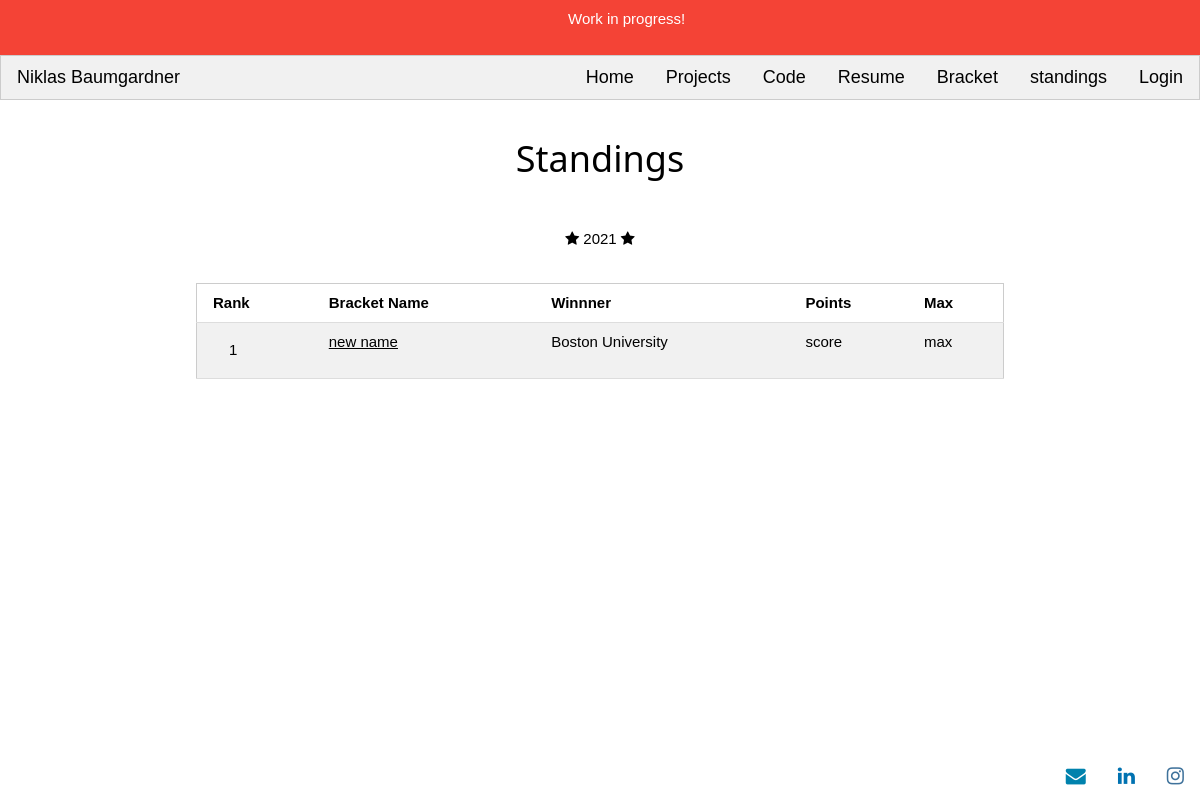
The app's page /projects/bracket/standings with its own data.
### website/models.py (models this page shows)
class Bracket(db.Model):
    id = db.Column(db.Integer, primary_key=True)
    user_id = db.Column(db.Integer, db.ForeignKey('user.id'), nullable=False)
    name = db.Column(db.String(30), nullable=False)
    year = db.Column(db.String(5), nullable=False)
    game1 = db.Column(db.String(30), nullable=False)
    game2 = db.Column(db.String(30), nullable=False)
    game3 = db.Column(db.String(30), nullable=False)
    game4 = db.Column(db.String(30), nullable=False)
    game5 = db.Column(db.String(30), nullable=False)
    game6 = db.Column(db.String(30), nullable=False)
    game7 = db.Column(db.String(30), nullable=False)
    game8 = db.Column(db.String(30), nullable=False)
    game9 = db.Column(db.String(30), nullable=False)
    game10 = db.Column(db.String(30), nullable=False)
    game11 = db.Column(db.String(30), nullable=False)
    game12 = db.Column(db.String(30), nullable=False)
    game13 = db.Column(db.String(30), nullable=False)
    game14 = db.Column(db.String(30), nullable=False)
    game15 = db.Column(db.String(30), nullable=False)
    w_goals = db.Column(db.Integer)
    l_goals = db.Column(db.Integer)

### website/bracket/bracket.py (the view)
@bracket.route('/projects/bracket/standings')
def standings():
    brackets = Bracket.query.all()
    return render_template("standings.html", brackets=brackets, enumerate=enumerate)

### website/templates/standings.html (shortened to what this page needs)
{% extends "base.html" %}
{% block content %}
    <div class="w3-cell-row w3-padding-32">
        <div class="w3-container">
            <br><br>
            <h1>Standings</h1>
        </div>
    </div>
    <header class="hero">
        <div class="hero-wrap">
                <p class="year"><i class="fa fa-star"></i> 2021 <i class="fa fa-star"></i></p>
        </div>
    </header>
    {% if brackets %}
    <div class="w3-cell-row w3-padding-32 content">
    <div class="w3-container w3-cell" style="width:15%"></div>
        <div class="w3-container">
            <table class="w3-table w3-striped w3-bordered w3-border">
                <tr>
                    <th>Rank</th><th>Bracket Name</th><th>Winnner</th><th>Points</th><th>Max</th>
                </tr>
                {% for i, bracket in enumerate(brackets) %}
                    <tr>
                        <td><a class="w3-button" href="{{ url_for('bracket.view_bracket', id=bracket.id) }}">{{ i + 1}}</a></td>
                        <td><a href="{{ url_for('bracket.view_bracket', id=bracket.id) }}">{{ bracket.name }}</a></td>
                        <td>{{ bracket.game15 }}</td>
                        <td>score</td>
                        <td>max</td>
                    </tr>
                {% endfor %}
            </table>
        </div>
    <div class="w3-container w3-cell" style="width:15%"></div>
    </div>
    {% else %}
        <h1>No brackets. Click <a href="{{ url_for('bracket.edit_bracket') }}">here</a> to create a bracket</h1>
    {% endif %}
{% endblock content %}s

### website/templates/base.html (shortened to what this page needs)
<!DOCTYPE html>
<html lang="en">
<head>
    <link rel="stylesheet" href="/static/css/main.css">
    <link rel="stylesheet" href="/static/css/w3.css">
    <link rel="stylesheet" href="https://cdnjs.cloudflare.com/ajax/libs/font-awesome/4.7.0/css/font-awesome.min.css">
</head>
<body>
    <header>
        <div class="w3-top">
            <div class="w3-bar w3-red">
                <a href="/" class="w3-bar-item w3-mobile" style="text-decoration: none;width: 46%"></a>
                <p class="w3-bar-item w3-mobile">Work in progress!</p>
                <a href="/" class="w3-bar-item w3-mobile" style="text-decoration: none;width: 46%"></a>
            </div>
            <div class="w3-bar w3-border w3-light-grey w3-large">
                <a href="/" class="w3-bar-item" style="text-decoration: none;">Niklas Baumgardner</a>
                {% if current_user.is_authenticated %}
                    <a class="w3-bar-item w3-button w3-hover-blue w3-right" href="{{ url_for('auth.logout') }}">Logout</a>
                {% else %}
                    <a class="w3-bar-item w3-button w3-hover-blue w3-right" href="{{ url_for('auth.login') }}">Login</a>
                {% endif %}
                <a class="w3-bar-item w3-button w3-hover-blue w3-right" href="{{ url_for('bracket.standings') }}">standings</a>
                <a class="w3-bar-item w3-button w3-hover-blue w3-right" href="{{ url_for('bracket.view_bracket') }}">Bracket</a>
                <a class="w3-bar-item w3-button w3-mobile w3-hover-blue w3-right w3-hide-small" href="../static/documents/Niklas Baumgardner Resume.pdf" target="_blank">Resume</a>
                <a class="w3-bar-item w3-button w3-mobile w3-hover-blue w3-right w3-hide-small" href="https://github.com/niklasbaumgardner" target="_blank">Code</a>
                <a class="w3-bar-item w3-button w3-mobile w3-hover-blue w3-right w3-hide-small {% block projects %}{% endblock projects %}" href="{{ url_for('home.projects') }}">Projects</a>
                <a class="w3-bar-item w3-button w3-mobile w3-hover-blue w3-right w3-hide-small {% block home %}{% endblock home %}" href="/">Home</a>
            </div>
        </div>
    </header>
    <div class="wrapper">
        <br><br>
        {% block content %}{% endblock content %}
        <br><br>
    </div>
    <footer class="footer">
        <a class="w3-margin w3-right" href="https://www.instagram.com/niklasbaumgardner/" target="_blank" style="text-decoration: none;">
            <i class="fa fa-instagram" style="font-size:20px;color:#3f729b"></i>
        </a>
        <a class="w3-margin w3-right" href="https://www.linkedin.com/in/niklasbaumgardner/" target="_blank" style="text-decoration: none;">
            <i class="fa fa-linkedin" style="font-size:20px;color:#0072b1"></i>
        </a>
        <a class="w3-margin w3-right" href="mailto:niklasbaumgardner@gmail.com" style="text-decoration: none;">
            <i class="fa fa-envelope" style="font-size:20px;color:#0082ad"></i>
        </a>
    </footer>
</body>
</html>

### website/static/css/main.css (style rules this page uses)
html, body, header, footer, hgroup, nav, article, section, figure, figcaption, h1, h2, h3, ul, li, body, div, p, img { margin: 0; padding: 0; font-size: 100%; vertical-align: baseline; border: 0; font-family: Arial,sans-serif; text-align: center; }
h1 { text-align: center; font-size: xx-large; }
html, body { height: 100%; margin: 0; }
.wrapper { min-height: 100%; margin-bottom: -50px; }
.footer { height: 50px; max-height: 50px; }

### website/static/css/w3.css (style rules this page uses)
*,*:before,*:after { box-sizing:inherit }
html { -ms-text-size-adjust:100%;-webkit-text-size-adjust:100% }
body { margin:0 }
article,aside,details,figcaption,figure,footer,header,main,menu,nav,section { display:block }
a { background-color:transparent }
html,body { font-family:Verdana,sans-serif;font-size:15px;line-height:1.5 }
html { overflow-x:hidden }
h1 { font-size:36px }
h1,h2,h3,h4,h5,h6 { font-family:"Segoe UI",Arial,sans-serif;font-weight:400;margin:10px 0 }
a { color:inherit }
.w3-table,.w3-table-all { border-collapse:collapse;border-spacing:0;width:100%;display:table }
.w3-bordered tr,.w3-table-all tr { border-bottom:1px solid #ddd }
.w3-striped tbody tr:nth-child(even) { background-color:#f1f1f1 }
.w3-table td,.w3-table th,.w3-table-all td,.w3-table-all th { padding:8px 8px;display:table-cell;text-align:left;vertical-align:top }
.w3-table th:first-child,.w3-table td:first-child,.w3-table-all th:first-child,.w3-table-all td:first-child { padding-left:16px }
.w3-btn,.w3-button { border:none;display:inline-block;padding:8px 16px;vertical-align:middle;overflow:hidden;text-decoration:none;color:inherit;background-color:inherit;text-align:center;cursor:pointer;white-space:nowrap }
.w3-btn,.w3-button { -webkit-touch-callout:none;-webkit-user-select:none;-khtml-user-select:none;-moz-user-select:none;-ms-user-select:none;user-select:none }
.w3-bar { width:100%;overflow:hidden }
.w3-bar .w3-bar-item { padding:8px 16px;float:left;width:auto;border:none;display:block;outline:0 }
.w3-bar .w3-button { white-space:normal }
.w3-container:after,.w3-container:before,.w3-panel:after,.w3-panel:before,.w3-row:after,.w3-row:before,.w3-row-padding:after,.w3-row-padding:before, .w3-cell-row:before,.w3-cell-row:after,.w3-clear:after,.w3-clear:before,.w3-bar:before,.w3-bar:after { content:"";display:table;clear:both }
.w3-cell-row { display:table;width:100% }
.w3-cell { display:table-cell }
.w3-top,.w3-bottom { position:fixed;width:100%;z-index:1 }
.w3-top { top:0 }
.w3-container,.w3-panel { padding:0.01em 16px }
.w3-large { font-size:18px!important }
.w3-border { border:1px solid #ccc!important }
.w3-margin { margin:16px!important }
.w3-padding-32 { padding-top:32px!important;padding-bottom:32px!important }
.w3-right { float:right!important }
.w3-red,.w3-hover-red:hover { color:#fff!important;background-color:#f44336!important }
.w3-light-grey,.w3-hover-light-grey:hover,.w3-light-gray,.w3-hover-light-gray:hover { color:#000!important;background-color:#f1f1f1!important }

### records on screen
Bracket: i+1 "1", name "new name", game15 "Boston University"
